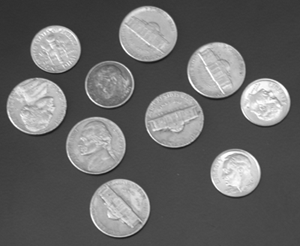
#> input picture notebook/morphology/coins.png, 300 x 246 px
$ jupyter execute image_morphology_v1.ipynb
#> lines starting #> are read from the running program, lines starting #| are printed output that depends on the picture
# Image Morphology
Author: Chul Min Yeum
Email: cmyeum@uwaterloo.ca

Last updated: 2023-12-01

## Table of Contents
* Otsu's Method (Example)
* Otsu's Method
* Marker Detection

## Otsu's Method (Example)

[cell 1]
import matplotlib.pyplot as plt
from skimage import io, color, img_as_float
from skimage.filters import threshold_otsu
from skimage.exposure import histogram

# Read the image
gray_img = io.imread('coins.png')
#> gray_img is the input picture: shape (246, 300); min 23, max 255, mean 103

# Compute Otsu's threshold
T = threshold_otsu(gray_img)
#> T = 126

# Compute the histogram
hist, hist_centers = histogram(gray_img)
#> hist = 233 values, max 4264 at index 50, min 1 at index 0, mean 316.7; hist_centers = 233 values from 23 to 255

# Display the histogram and the binary image after thresholding
fig, axes = plt.subplots(nrows=1, ncols=3, figsize=(16, 5))

# Plot original image
axes[0].imshow(gray_img, cmap=plt.cm.gray)

# Plot histogram
axes[1].plot(hist_centers, hist, lw=2)
axes[1].set_title('Histogram')

# Show binary image
axes[2].imshow(gray_img > T, cmap=plt.cm.gray)
axes[2].set_title('Binary Image after Thresholding')

plt.tight_layout()
plt.show()
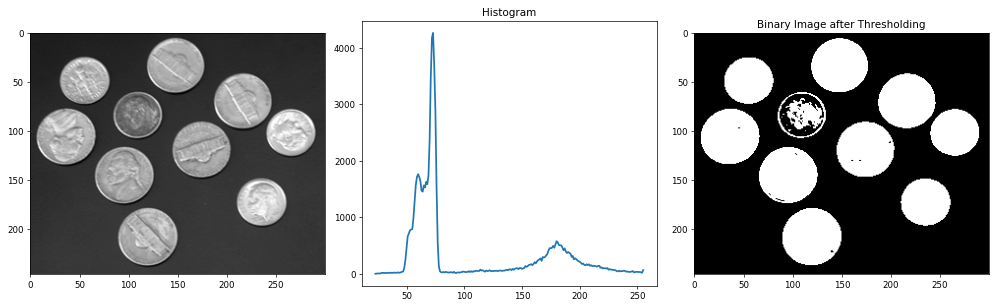
#> figure drawn by matplotlib, 3 panels; panel 2: curve peaks at x = 73, y = 4264

## Otsu's Method

[cell 2]
import numpy as np
import matplotlib.pyplot as plt

# Define the test image (6 level)
img = np.array([
    [1, 1, 2, 5, 5, 6],
    [1, 2, 4, 5, 4, 5],
    [2, 4, 5, 3, 2, 4],
    [5, 5, 4, 2, 1, 1],
    [6, 5, 3, 2, 1, 1],
    [6, 6, 5, 4, 2, 1]
])

# Number of gray levels
L = 6

# Calculate the size of the image
N = img.size

# Function to replicate elements for visualization
def repelem(arr, row_rep, col_rep):
    return np.repeat(np.repeat(arr, row_rep, axis=0), col_rep, axis=1)

# Visualize the original image
plt.figure()
plt.imshow(repelem(img, 50, 50), cmap='gray')
plt.title('Original Image')

# Visualize the gray levels
plt.figure()
plt.imshow(repelem(np.arange(1, L+1).reshape(L, 1), 50, 50), cmap='gray')
plt.title('Gray Levels')

# Compute histogram (ni)
ni = np.zeros(L)
for ii in range(L):
    ni[ii] = np.sum(img == (ii+1))

# Draw histogram
plt.figure()
plt.bar(np.arange(1, L+1), ni, color='blue')
plt.ylabel('Count')
plt.xlabel('Grayscale Value')
plt.title('Histogram')

# Probability distribution
pi = ni/N

# Functions for class occurrence and mean level
w0 = lambda k: np.sum(pi[:k])
w1 = lambda k: 1 - w0(k)
u0 = lambda k: np.sum(np.arange(1, k+1) * pi[:k]) / w0(k) if w0(k) > 0 else 0
u1 = lambda k: np.sum(np.arange(k+1, L+1) * pi[k:]) / w1(k) if w1(k) > 0 else 0
uT = np.sum(np.arange(1, L+1) * pi)

# Functions for class variance
sig0 = lambda k: np.sum(((np.arange(1, k+1) - u0(k))**2) * pi[:k]) / w0(k) if w0(k) > 0 else 0
sig1 = lambda k: np.sum(((np.arange(k+1, L+1) - u1(k))**2) * pi[k:]) / w1(k) if w1(k) > 0 else 0

# Otsu's method functions
sigW = lambda k: w0(k) * sig0(k) + w1(k) * sig1(k)
sigB = lambda k: w0(k) * w1(k) * (u0(k) - u1(k))**2

# Total class variance
sigT = np.sum(pi * ((np.arange(1, L+1) - uT)**2))

# Analyze for k=2 and k=4
for k in [2, 4]:
    print(f"W0 for k={k} is {w0(k):.3f}.")
    print(f"W1 for k={k} is {w1(k):.3f}.")
    print(f"uT for k={k} is {uT:.3f}.")
    print(f"u0 for k={k} is {u0(k):.3f}.")
    print(f"u1 for k={k} is {u1(k):.3f}.")
    print(f"sigma0 for k={k} is {sig0(k):.3f}.")
    print(f"sigma1 for k={k} is {sig1(k):.3f}.")
    print(f"sigmaT for k={k} is {sigT:.3f}.")
    print(f"Check: {u0(k)*w0(k) + u1(k)*w1(k):.3f} should be equal to uT.")
    print(f"Check: {sigW(k) + sigB(k):.3f} should be equal to sigT.")

# Create figures for histograms and binarized images
for k in [2, 4]:
    fig, ax = plt.subplots(1, 2, figsize=(12, 6))

    # Histogram with class separation
    ax[0].bar(np.arange(1, L+1), ni, color=['purple' if i < k else 'blue' for i in range(L)])
    ax[0].set_ylabel('Count')
    ax[0].set_xlabel('Grayscale Value')
    ax[0].set_title(f'Histogram with k={k}')

    # Binarized image
    imgBW = np.zeros_like(img)
    imgBW[img >= (k+1)] = 1
    ax[1].imshow(repelem(imgBW, 50, 50), cmap='gray')
    ax[1].set_title(f'Binarized Image with k={k}')

plt.show()
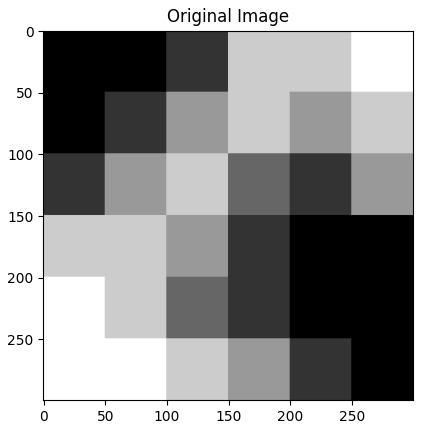
#> figure drawn by matplotlib, 1 panel
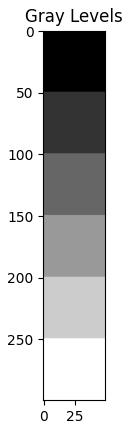
#> figure drawn by matplotlib, 1 panel
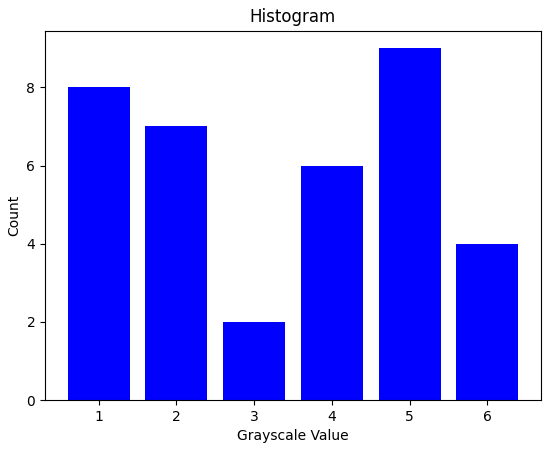
#> figure drawn by matplotlib, 1 panel; tallest bar 9 high, from x = 4.6 to 5.4
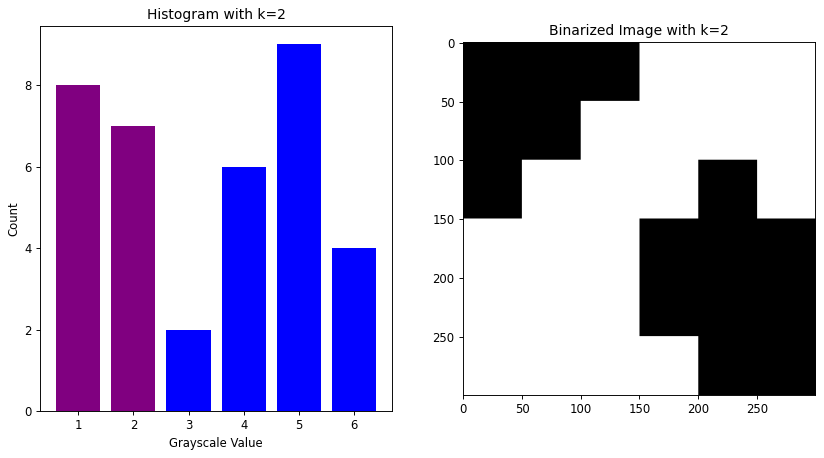
#> figure drawn by matplotlib, 2 panels; panel 1: tallest bar 9 high, from x = 4.6 to 5.4
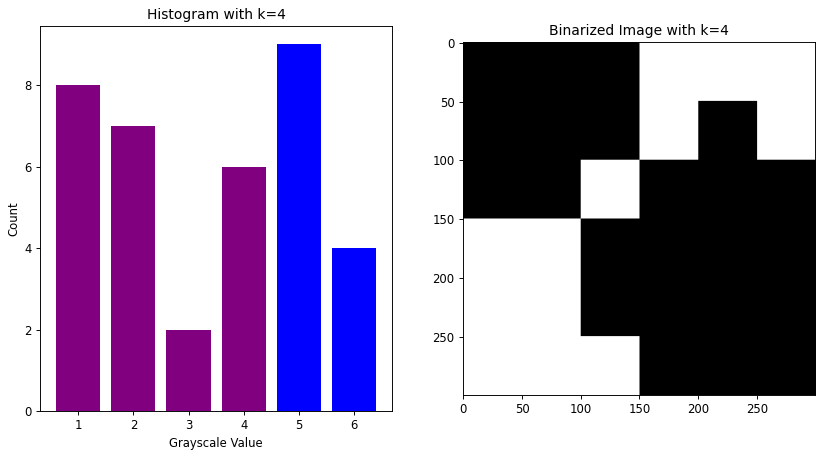
#> figure drawn by matplotlib, 2 panels; panel 1: tallest bar 9 high, from x = 4.6 to 5.4

$ run again, with notebook/morphology/rice.png copied over notebook/morphology/coins.png
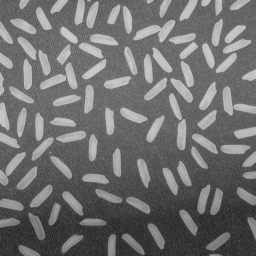
#> input picture notebook/morphology/rice.png, 256 x 256 px
#> gray_img is the input picture: shape (256, 256); min 40, max 204, mean 111.2
#> T = 131
#> hist = 165 values, max 1419 at index 64, min 15 at index 163, mean 397.2; hist_centers = 165 values from 40 to 204
#> `plt.show()`:
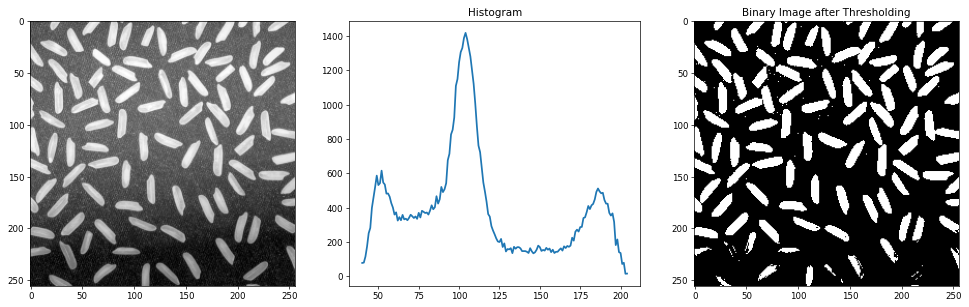
#> figure drawn by matplotlib, 3 panels; panel 2: curve peaks at x = 104, y = 1419
